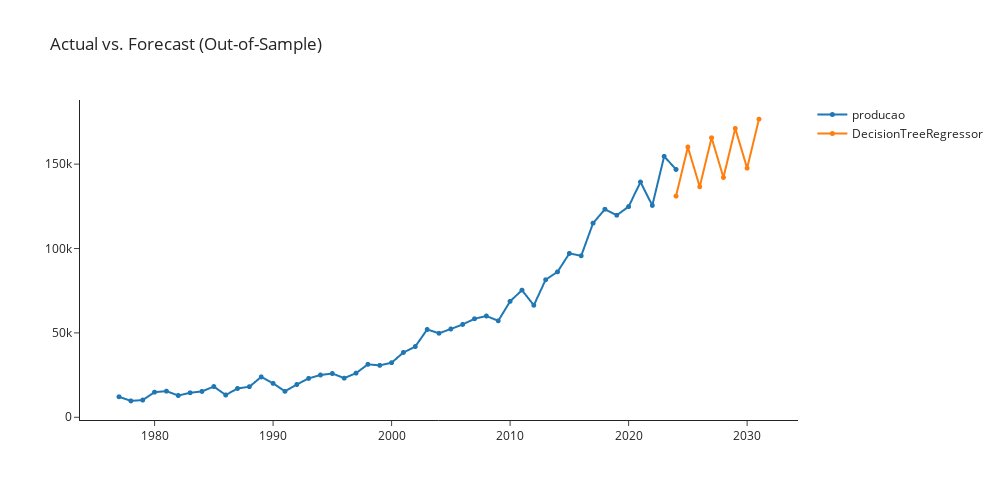

Here is the notebook cell this chart was saved with:
### Markdown cell above
## dt_cds_dt

### Code cell
dt_cds_dt = exp.create_model('dt_cds_dt')
exp.plot_model(plot = 'decomp', 
               data_kwargs = {'type' : 'multiplicative'},
               fig_kwargs = {"height":500,"width":1000,"template": "simple_white","hoverinfo":"none","big_data_threshold":50})
exp.plot_model(estimator = dt_cds_dt, 
               plot = 'forecast', 
               data_kwargs = {'fh' : 8},
               fig_kwargs = {"height":500,"width":1000,"template": "simple_white","hoverinfo":"none","big_data_threshold":50})

### Figure 1 — Plotly figure (JSON) as saved in the notebook; plotly's stock layout.template omitted (floating-point values rounded to 4 significant figures)
{"data": [{"hoverinfo": "none", "line": {"width": 2}, "marker": {"size": 5}, "mode": "lines+markers", "name": "producao", "type": "scattergl", "x": [1977, 1978, 1979, 1980, 1981, 1982, 1983, 1984, 1985, 1986, 1987, 1988, 1989, 1990, 1991, 1992, 1993, 1994, 1995, 1996, 1997, 1998, 1999, 2000, 2001, 2002, 2003, 2004, 2005, 2006, 2007, 2008, 2009, 2010, 2011, 2012, 2013, 2014, 2015, 2016, 2017, 2018, 2019, 2020, 2021, 2022, 2023, 2024, 2025, 2026, 2027, 2028, 2029, 2030, 2031], "xaxis": "x", "y": [12145, 9726, 10200, 14890.0, 15480.0, 12890.0, 14530.0, 15340.0, 18210.0, 13210.0, 17070.0, 18127, 23930.0, 20100.0, 15390.0, 19420.0, 23040.0, 25060.0, 25930.0, 23190.0, 26160, 31370.0, 30765, 32340.0, 38430.0, 41920.0, 52020.0, 49790.0, 52300.0, 55030.0, 58390.0, 60020.0, 57170.0, 68690.0, 75320.0, 66383, 81500.0, 86170.0, 97094, 95700.0, 115000.0, 123300.0, 119700.0, 124800.0, 139400.0, 125500.0, 154600.0, 146900.0, null, null, null, null, null, null, null], "yaxis": "y"}, {"hoverinfo": "none", "line": {"width": 2}, "marker": {"size": 5}, "mode": "lines+markers", "name": "DecisionTreeRegressor", "type": "scattergl", "x": [1977, 1978, 1979, 1980, 1981, 1982, 1983, 1984, 1985, 1986, 1987, 1988, 1989, 1990, 1991, 1992, 1993, 1994, 1995, 1996, 1997, 1998, 1999, 2000, 2001, 2002, 2003, 2004, 2005, 2006, 2007, 2008, 2009, 2010, 2011, 2012, 2013, 2014, 2015, 2016, 2017, 2018, 2019, 2020, 2021, 2022, 2023, 2024, 2025, 2026, 2027, 2028, 2029, 2030, 2031], "xaxis": "x", "y": [null, null, null, null, null, null, null, null, null, null, null, null, null, null, null, null, null, null, null, null, null, null, null, null, null, null, null, null, null, null, null, null, null, null, null, null, null, null, null, null, null, null, null, null, null, null, null, 131100.0, 160100.0, 136600.0, 165600.0, 142100.0, 171200.0, 147600.0, 176700.0], "yaxis": "y"}], "layout": {"autosize": false, "height": 500, "showlegend": true, "title": {"text": "Actual vs. Forecast (Out-of-Sample)"}, "width": 1000, "xaxis": {"anchor": "y", "domain": [0, 1]}, "yaxis": {"anchor": "x", "domain": [0, 1]}}}
